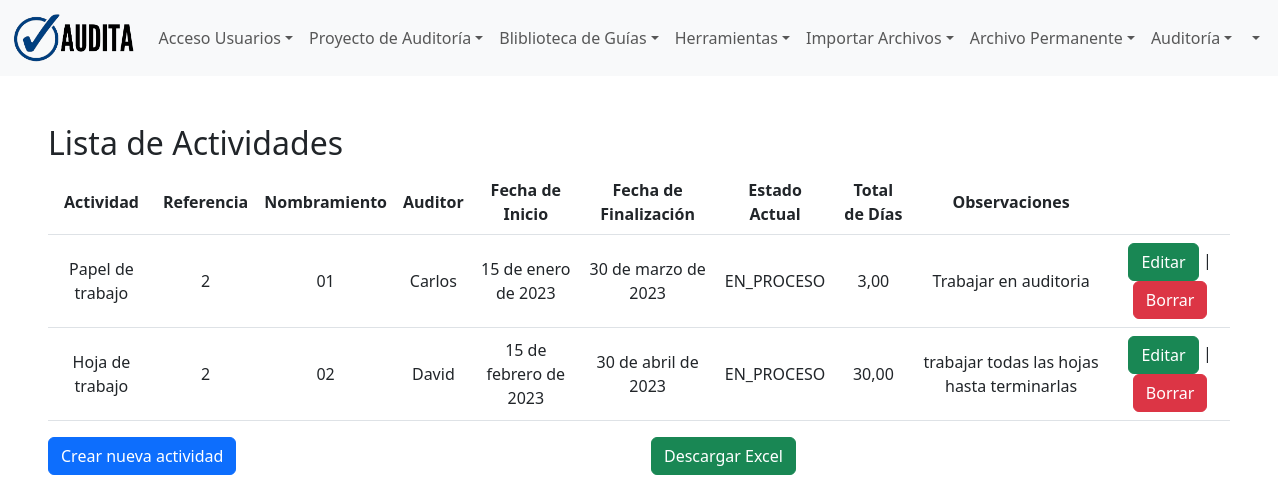
/herramientas/actividad_list/, run on the app's committed database.
### herramientas/models.py (models this page shows, shortened)
class Actividad(models.Model):
    ESTADO = [
        ('EN_PROCESO', 'En proceso'),
        ('FINAIZADA', 'Finalizada'),
    ]
    actividad = models.CharField(max_length=200)
    referencia = models.CharField(max_length=200)
    nombramiento = models.CharField(max_length=200)
    auditor = models.CharField(max_length=200)
    fecha_inicio = models.DateField(null=True, blank=True)
    fecha_finalizacion = models.DateField(null=True, blank=True)
    estado_actual = models.CharField(max_length=20, choices=ESTADO, default='EN_PROCESO')
    enero = models.DecimalField(max_digits=5, decimal_places=2)
    febrero = models.DecimalField(max_digits=5, decimal_places=2)
    marzo = models.DecimalField(max_digits=5, decimal_places=2)
    abril = models.DecimalField(max_digits=5, decimal_places=2)
    mayo = models.DecimalField(max_digits=5, decimal_places=2)
    junio = models.DecimalField(max_digits=5, decimal_places=2)
    julio = models.DecimalField(max_digits=5, decimal_places=2)
    agosto = models.DecimalField(max_digits=5, decimal_places=2)
    septiembre = models.DecimalField(max_digits=5, decimal_places=2)
    octubre = models.DecimalField(max_digits=5, decimal_places=2)
    noviembre = models.DecimalField(max_digits=5, decimal_places=2)
    diciembre = models.DecimalField(max_digits=5, decimal_places=2)
    observaciones = models.TextField(null=True, blank=True)
    @property
    def total_dias(self):
        return (self.enero + self.febrero + self.marzo + self.abril + self.mayo +
                self.junio + self.julio + self.agosto + self.septiembre +
                self.octubre + self.noviembre + self.diciembre)

### herramientas/views.py (the view)
# urls.py: path('actividad_list/', ActividadListView.as_view(), name='actividad_list'),
class ActividadListView(ListView):
    model = Actividad
    template_name = 'actividades/actividad_list.html'

### herramientas/templates/actividades/actividad_list.html
{% extends 'layout/base.html' %}
{% block 'content' %}
<div class="p-5">
  <h2>Lista de Actividades</h2>
  <table class="table">
    <thead>
      <tr>
        <th scope="col">Actividad</th>
        <th scope="col">Referencia</th>
        <th scope="col">Nombramiento</th>
        <th scope="col">Auditor</th>
        <th scope="col">Fecha de Inicio</th>
        <th scope="col">Fecha de Finalización</th>
        <th scope="col">Estado Actual</th>
        <th scope="col">Total de Días</th>
        <th scope="col">Observaciones</th>
        <th></th>
      </tr>
    </thead>
    <tbody>
      {% for actividad in object_list %}
        <tr>
          <td>{{ actividad.actividad }}</td>
          <td>{{ actividad.referencia }}</td>
          <td>{{ actividad.nombramiento }}</td>
          <td>{{ actividad.auditor }}</td>
          <td>{{ actividad.fecha_inicio }}</td>
          <td>{{ actividad.fecha_finalizacion }}</td>
          <td>{{ actividad.estado_actual }}</td>
          <td>{{ actividad.total_dias }}</td>
          <td>{{ actividad.observaciones }}</td>
          <td>
            <a class = "btn btn-success "href="{% url 'actividad_edit' actividad.pk %}">Editar</a> |
            <a class = "btn btn-danger " href="{% url 'actividad_delete' actividad.pk %}">Borrar</a>
          </td>
        </tr>
      {% endfor %}
    </tbody>
  </table>
  <div class="row">
    <div class="col">
      <a class = "btn btn-primary" href="{% url 'actividad_new' %}">Crear nueva actividad</a>
    </div>
    <div class="col">
      <a class = "btn btn-success" href="{% url 'actividades_excel' %}">Descargar Excel</a>
    </div>
  </div>
</div>
{% endblock 'content' %}

### static/css/styles.css (style rules this page uses)
td { text-decoration: none; }
th, td { text-align: center; vertical-align: middle; }

### data on the page
Actividad: actividad "Papel de trabajo", referencia "2", nombramiento "01", auditor "Carlos", fecha_inicio "15 de enero de 2023", fecha_finalizacion "30 de marzo de 2023", estado_actual "EN_PROCESO", total_dias "3,00", observaciones "Trabajar en auditoria"
Actividad: actividad "Hoja de trabajo", referencia "2", nombramiento "02", auditor "David", fecha_inicio "15 de febrero de 2023", fecha_finalizacion "30 de abril de 2023", estado_actual "EN_PROCESO", total_dias "30,00", observaciones "trabajar todas las hojas hasta terminarlas"
